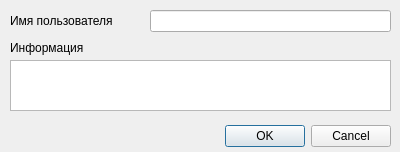
<?xml version="1.0" encoding="UTF-8"?>
<ui version="4.0">
 <class>Dialog</class>
 <widget class="QDialog" name="Dialog">
  <property name="windowModality">
   <enum>Qt::NonModal</enum>
  </property>
  <property name="geometry">
   <rect>
    <x>0</x>
    <y>0</y>
    <width>400</width>
    <height>152</height>
   </rect>
  </property>
  <property name="minimumSize">
   <size>
    <width>400</width>
    <height>152</height>
   </size>
  </property>
  <property name="maximumSize">
   <size>
    <width>400</width>
    <height>152</height>
   </size>
  </property>
  <property name="windowTitle">
   <string>Добавить контакт в список</string>
  </property>
  <widget class="QDialogButtonBox" name="buttonBox">
   <property name="geometry">
    <rect>
     <x>210</x>
     <y>120</y>
     <width>181</width>
     <height>32</height>
    </rect>
   </property>
   <property name="orientation">
    <enum>Qt::Horizontal</enum>
   </property>
   <property name="standardButtons">
    <set>QDialogButtonBox::Cancel|QDialogButtonBox::Ok</set>
   </property>
  </widget>
  <widget class="QLabel" name="label">
   <property name="geometry">
    <rect>
     <x>10</x>
     <y>10</y>
     <width>121</width>
     <height>21</height>
    </rect>
   </property>
   <property name="text">
    <string>Имя пользователя</string>
   </property>
  </widget>
  <widget class="QLabel" name="label_2">
   <property name="geometry">
    <rect>
     <x>10</x>
     <y>40</y>
     <width>121</width>
     <height>16</height>
    </rect>
   </property>
   <property name="text">
    <string>Информация</string>
   </property>
  </widget>
  <widget class="QLineEdit" name="edtUserName">
   <property name="geometry">
    <rect>
     <x>150</x>
     <y>10</y>
     <width>241</width>
     <height>22</height>
    </rect>
   </property>
  </widget>
  <widget class="QTextEdit" name="textEdit">
   <property name="geometry">
    <rect>
     <x>10</x>
     <y>60</y>
     <width>381</width>
     <height>51</height>
    </rect>
   </property>
  </widget>
 </widget>
 <resources/>
 <connections>
  <connection>
   <sender>buttonBox</sender>
   <signal>accepted()</signal>
   <receiver>Dialog</receiver>
   <slot>accept()</slot>
   <hints>
    <hint type="sourcelabel">
     <x>248</x>
     <y>254</y>
    </hint>
    <hint type="destinationlabel">
     <x>157</x>
     <y>274</y>
    </hint>
   </hints>
  </connection>
  <connection>
   <sender>buttonBox</sender>
   <signal>rejected()</signal>
   <receiver>Dialog</receiver>
   <slot>reject()</slot>
   <hints>
    <hint type="sourcelabel">
     <x>316</x>
     <y>260</y>
    </hint>
    <hint type="destinationlabel">
     <x>286</x>
     <y>274</y>
    </hint>
   </hints>
  </connection>
 </connections>
</ui>
